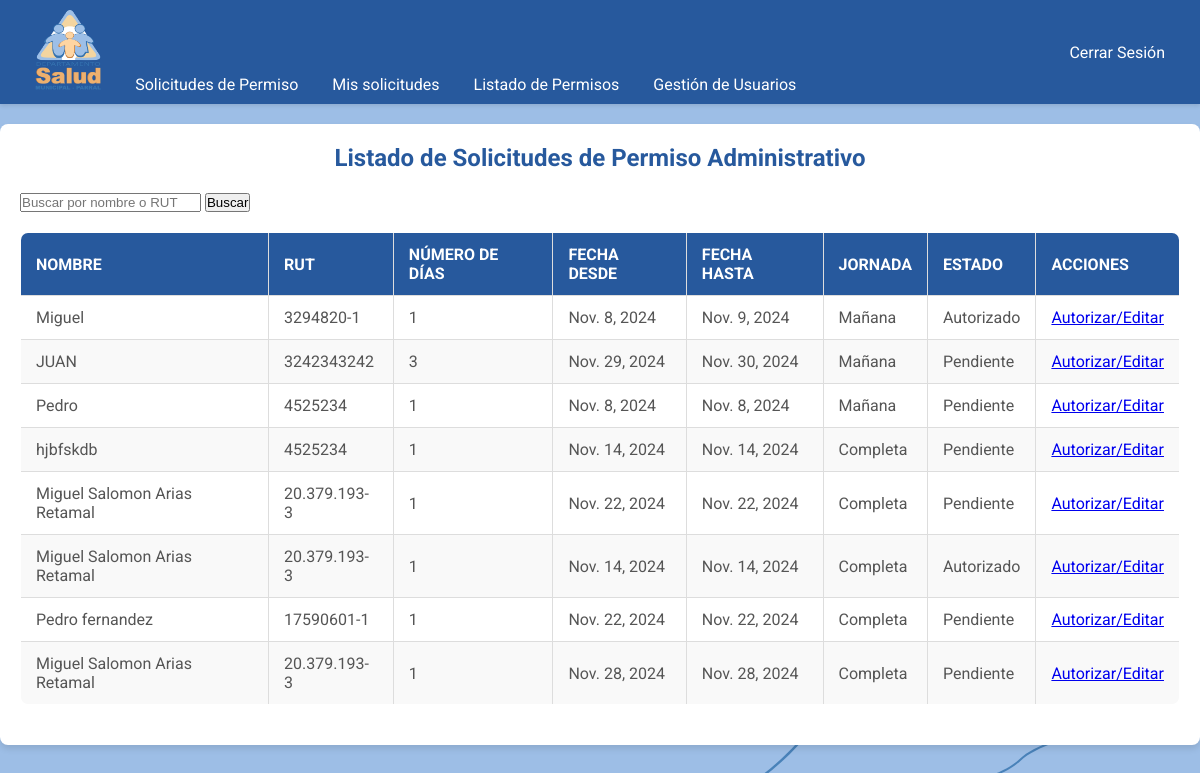
Screenshot of /admin-permissions/ (signed in) with the database file from the repository.
### permisos/models.py (models this page shows, shortened)
class PermissionRequestAdmin(models.Model):
    CARGO_CHOICES = UserProfile.CARGO_CHOICES
    DEPARTAMENTO_CHOICES = UserProfile.DEPARTAMENTO_CHOICES
    ESTADO_CHOICES = PermissionRequest.ESTADO_CHOICES
    JORNADA_CHOICES = [
        ("Completa", "Completa"),
        ("Mañana", "Mañana"),
        ("Tarde", "Tarde"),
    ]
    user = models.ForeignKey(User, on_delete=models.CASCADE)
    full_name = models.CharField("Nombre completo", max_length=100)
    rut = models.CharField("RUT", max_length=12)
    position = models.CharField("Cargo", max_length=50, choices=CARGO_CHOICES)
    establishment = models.CharField("Establecimiento", max_length=100, choices=DEPARTAMENTO_CHOICES)
    number_of_days = models.PositiveIntegerField("Número de días")
    date_from = models.DateField("Fecha desde")
    date_to = models.DateField("Fecha hasta")
    jornada = models.CharField("Jornada", max_length=50, choices=JORNADA_CHOICES, default="Completa")
    estado = models.CharField(max_length=15, choices=ESTADO_CHOICES, default="pendiente")
    firma_funcionario = models.ImageField("Firma del funcionario", upload_to="firmas/", blank=True, null=True)
    created_at = models.DateTimeField(auto_now_add=True)

### permisos/views.py (the view)
# urls.py: path('admin-permissions/', views.admin_permission_list, name='admin_permission_list'),  # Listado de solicitudes de permiso administrativo
@login_required
def admin_permission_list(request):
    query = request.GET.get("q", "")
    admin_permissions = PermissionRequestAdmin.objects.filter(
        Q(full_name__icontains=query) | Q(rut__icontains=query)
    )
    return render(
        request,
        "admin_permission_list.html",
        {"admin_permissions": admin_permissions, "query": query},
    )

### permisos/templates/admin_permission_list.html (shortened to what this page needs)
{% extends "base.html" %}
{% block content %}
<div class="table-container">
    <h2>Listado de Solicitudes de Permiso Administrativo</h2>
    <form class="search-form" method="GET" action="{% url 'admin_permission_list' %}">
        <input type="text" name="q" value="{{ query }}" placeholder="Buscar por nombre o RUT">
        <button type="submit">Buscar</button>
    </form>
    <table>
        <thead>
            <tr>
                <th>Nombre</th>
                <th>RUT</th>
                <th>Número de Días</th>
                <th>Fecha Desde</th>
                <th>Fecha Hasta</th>
                <th>Jornada</th>
                <th>Estado</th>
                <th>Acciones</th>
            </tr>
        </thead>
        <tbody>
            {% for permission in admin_permissions %}
            <tr>
                <td>{{ permission.full_name }}</td>
                <td>{{ permission.rut }}</td>
                <td>{{ permission.number_of_days }}</td>
                <td>{{ permission.date_from }}</td>
                <td>{{ permission.date_to }}</td>
                <td>{{ permission.jornada }}</td>
                <td>{{ permission.estado|title }}</td>
                <td>
                    <a href="{% url 'admin_permission_admin_detail' permission.id %}">Autorizar/Editar</a>
                </td>
            </tr>
            {% empty %}
            <tr>
                <td colspan="8">No se encontraron solicitudes de permisos administrativos.</td>
            </tr>
            {% endfor %}
        </tbody>
    </table>
</div>
{% endblock %}

### permisos/static/css/main.css (style rules this page uses)
* { margin: 0; padding: 0; box-sizing: border-box; }
body { color: white; font-family: "Roboto", sans-serif; background-color: #9dbee6; background-size: cover; }
button { cursor: pointer; transition: background-color 0.3s ease; }

### permisos/static/css/forms.css (style rules this page uses)
h2 { text-align: center; margin-bottom: 20px; color: #27599d; }

### permisos/static/css/tables.css (style rules this page uses)
table { width: 100%; border-collapse: collapse; margin: 20px 0; font-size: 16px; text-align: left; background-color: white; border: 1px solid #ddd; border-radius: 8px; overflow: hidden; }
thead tr { background-color: #27599d; color: white; }
th, td { padding: 12px 15px; border: 1px solid #ddd; }
tbody tr:nth-child(even) { background-color: #f9f9f9; }
th { font-weight: bold; text-transform: uppercase; }
td { color: #555; }

### rows the page displays
PermissionRequestAdmin: full_name "Miguel", rut "3294820-1", number_of_days "1", date_from "Nov. 8, 2024", date_to "Nov. 9, 2024", jornada "Mañana", estado "Autorizado"
PermissionRequestAdmin: full_name "JUAN", rut "3242343242", number_of_days "3", date_from "Nov. 29, 2024", date_to "Nov. 30, 2024", jornada "Mañana", estado "Pendiente"
PermissionRequestAdmin: full_name "Pedro", rut "4525234", number_of_days "1", date_from "Nov. 8, 2024", date_to "Nov. 8, 2024", jornada "Mañana", estado "Pendiente"
PermissionRequestAdmin: full_name "hjbfskdb", rut "4525234", number_of_days "1", date_from "Nov. 14, 2024", date_to "Nov. 14, 2024", jornada "Completa", estado "Pendiente"
PermissionRequestAdmin: full_name "Miguel Salomon Arias Retamal", rut "20.379.193-3", number_of_days "1", date_from "Nov. 22, 2024", date_to "Nov. 22, 2024", jornada "Completa", estado "Pendiente"
PermissionRequestAdmin: full_name "Miguel Salomon Arias Retamal", rut "20.379.193-3", number_of_days "1", date_from "Nov. 14, 2024", date_to "Nov. 14, 2024", jornada "Completa", estado "Autorizado"
PermissionRequestAdmin: full_name "Pedro fernandez", rut "17590601-1", number_of_days "1", date_from "Nov. 22, 2024", date_to "Nov. 22, 2024", jornada "Completa", estado "Pendiente"
PermissionRequestAdmin: full_name "Miguel Salomon Arias Retamal", rut "20.379.193-3", number_of_days "1", date_from "Nov. 28, 2024", date_to "Nov. 28, 2024", jornada "Completa", estado "Pendiente"
